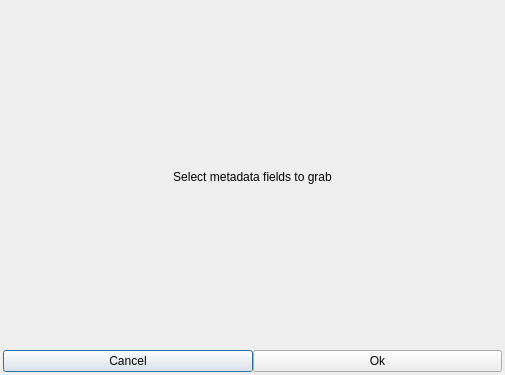
<?xml version="1.0" encoding="UTF-8"?>
<ui version="4.0">
 <class>Metadata_selection_dialogue</class>
 <widget class="QDialog" name="Metadata_selection_dialogue">
  <property name="geometry">
   <rect>
    <x>0</x>
    <y>0</y>
    <width>505</width>
    <height>375</height>
   </rect>
  </property>
  <property name="windowTitle">
   <string>Dialog</string>
  </property>
  <layout class="QVBoxLayout" name="verticalLayout">
   <property name="spacing">
    <number>0</number>
   </property>
   <property name="leftMargin">
    <number>3</number>
   </property>
   <property name="topMargin">
    <number>3</number>
   </property>
   <property name="rightMargin">
    <number>3</number>
   </property>
   <property name="bottomMargin">
    <number>3</number>
   </property>
   <item>
    <layout class="QVBoxLayout" name="checkbox_container">
     <item>
      <widget class="QLabel" name="label">
       <property name="sizePolicy">
        <sizepolicy hsizetype="Preferred" vsizetype="Preferred">
         <horstretch>0</horstretch>
         <verstretch>0</verstretch>
        </sizepolicy>
       </property>
       <property name="text">
        <string>Select metadata fields to grab</string>
       </property>
       <property name="alignment">
        <set>Qt::AlignCenter</set>
       </property>
       <property name="wordWrap">
        <bool>false</bool>
       </property>
      </widget>
     </item>
    </layout>
   </item>
   <item>
    <layout class="QHBoxLayout" name="horizontalLayout_2">
     <property name="sizeConstraint">
      <enum>QLayout::SetDefaultConstraint</enum>
     </property>
     <item>
      <widget class="QPushButton" name="cancel_button">
       <property name="text">
        <string>Cancel</string>
       </property>
      </widget>
     </item>
     <item>
      <widget class="QPushButton" name="confirm_button">
       <property name="text">
        <string>Ok</string>
       </property>
      </widget>
     </item>
    </layout>
   </item>
  </layout>
 </widget>
 <resources/>
 <connections/>
</ui>
